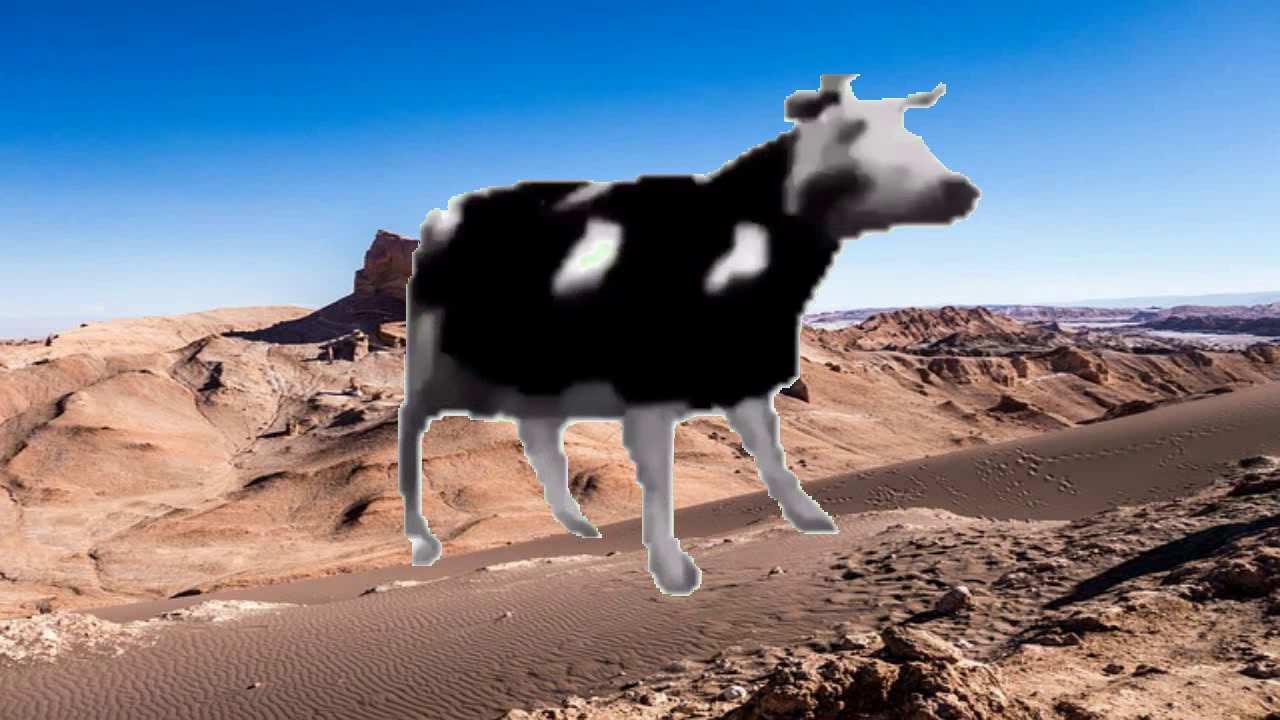
#> input picture frame 3 of algoritmo_11__cambio_fondo_video/new_video.mp4, 1280 x 720 px, given in place of video.mp4, which was not available
$ python 00_grabar_videos.py
#> lines starting #> are read from the running program, lines starting #| are printed output that depends on the picture; after the words box and inside, x2 and y2 are one past the last pixel; in counts of white or black regions, pixels touching at a corner belong together
import cv2
from time import sleep

# Abrir archivo de video
cap = cv2.VideoCapture('video.mp4')

# Ancho y alto del video
w = int(cap.get(cv2.CAP_PROP_FRAME_WIDTH))
h = int(cap.get(cv2.CAP_PROP_FRAME_HEIGHT))

# Code para archivo de video
fourcc = cv2.VideoWriter_fourcc(*'mp4v')

# Archivo de salida
# 30 --> fps
out = cv2.VideoWriter('out.mp4', fourcc, 30, (w,h))

# Mostrar todo el video
while cap.isOpened(): # revisar que el video esté abierto
    ret, im = cap.read()
#> im is the input picture: shape (720, 1280, 3); mean B, G, R 138.4, 123.3, 115.2
    # revisar que haya más frames
    if ret == False:
        break
    # Rectangulo --> variable, esq. superior, esq. inferior, color, ancho de linea
    cv2.rectangle(im, (200, 100), (600, 500), (0, 0, 255), 10)
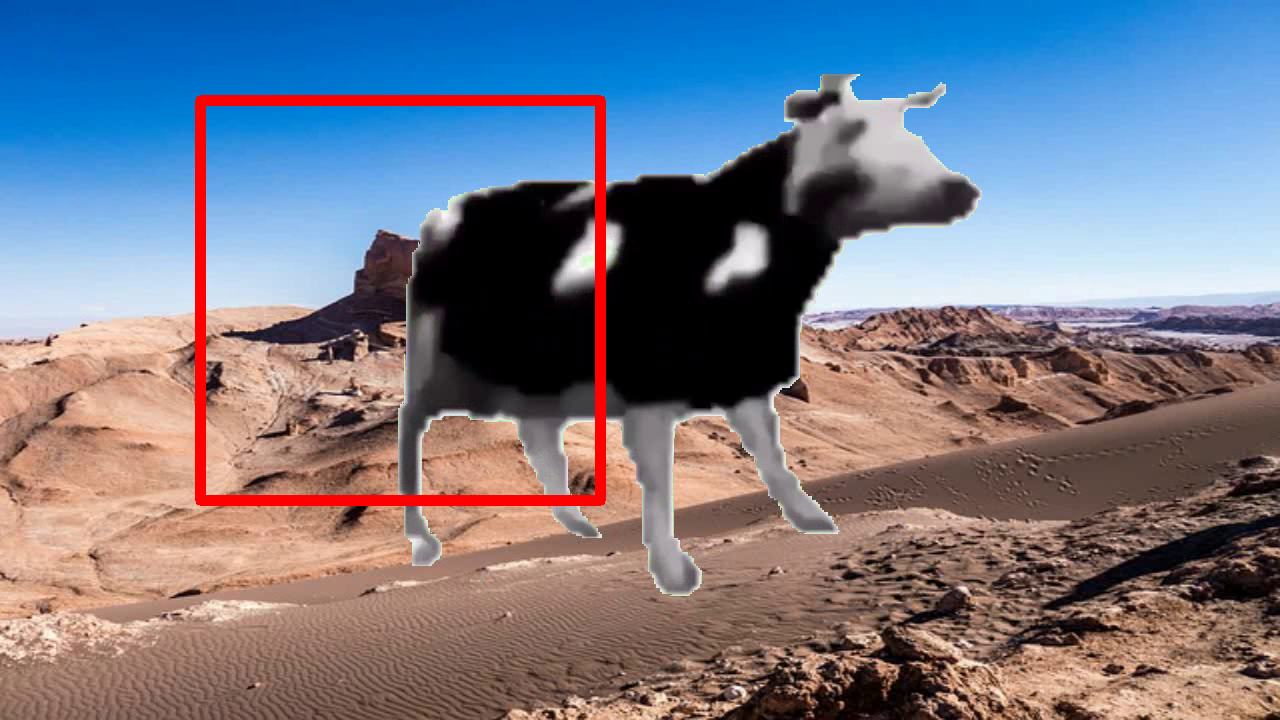
#> im: shape (720, 1280, 3); 1.91% of pixels changed, all inside (x1, y1, x2, y2) = (195, 95, 606, 506)
    cv2.imshow('imagen', im)
    # gravación del video
    out.write(im)
    sleep(1/30)
    # Salida con tecla ESC
    if cv2.waitKey(1) == 27:
#> (key Esc is pressed here)
        break

$ run again, starting later in the video
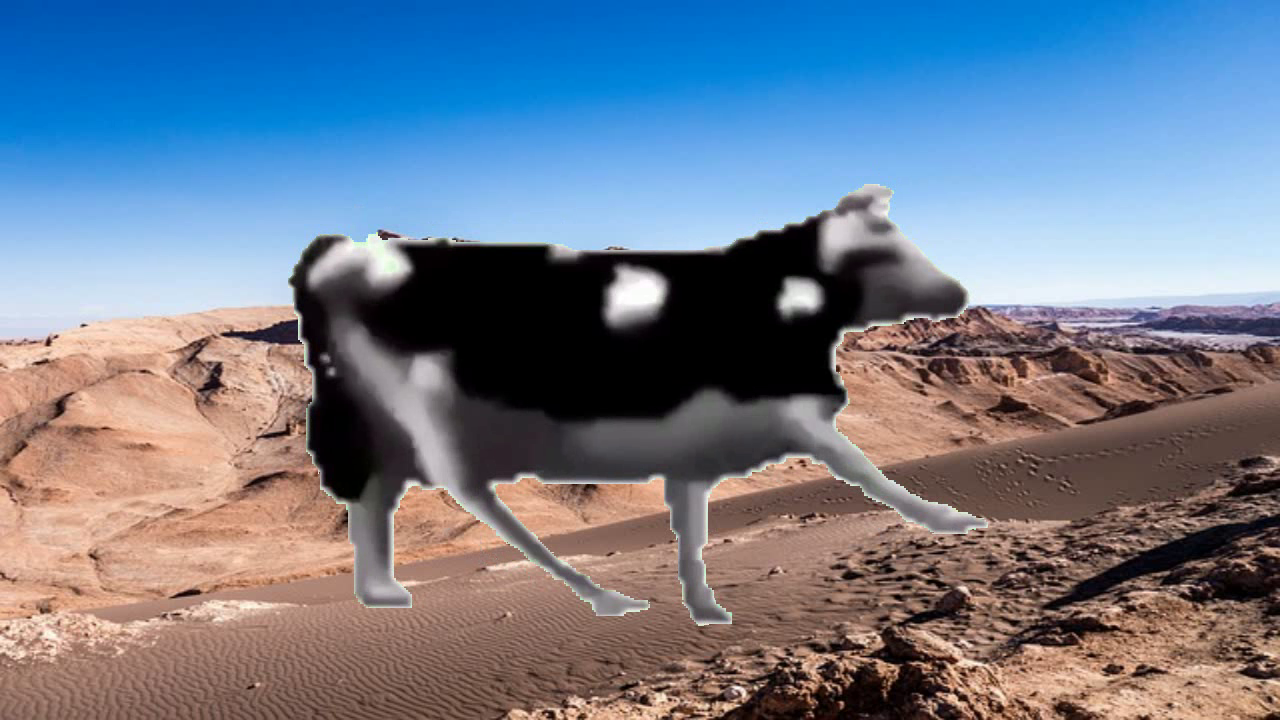
#> input picture frame 16 of algoritmo_11__cambio_fondo_video/new_video.mp4, 1280 x 720 px, given in place of video.mp4, which was not available
#> im is the input picture: shape (720, 1280, 3); mean B, G, R 142.2, 123.7, 111.5
#> `cv2.rectangle(im, (200, 100), (600, 500), (0, 0, 255), 10)`:
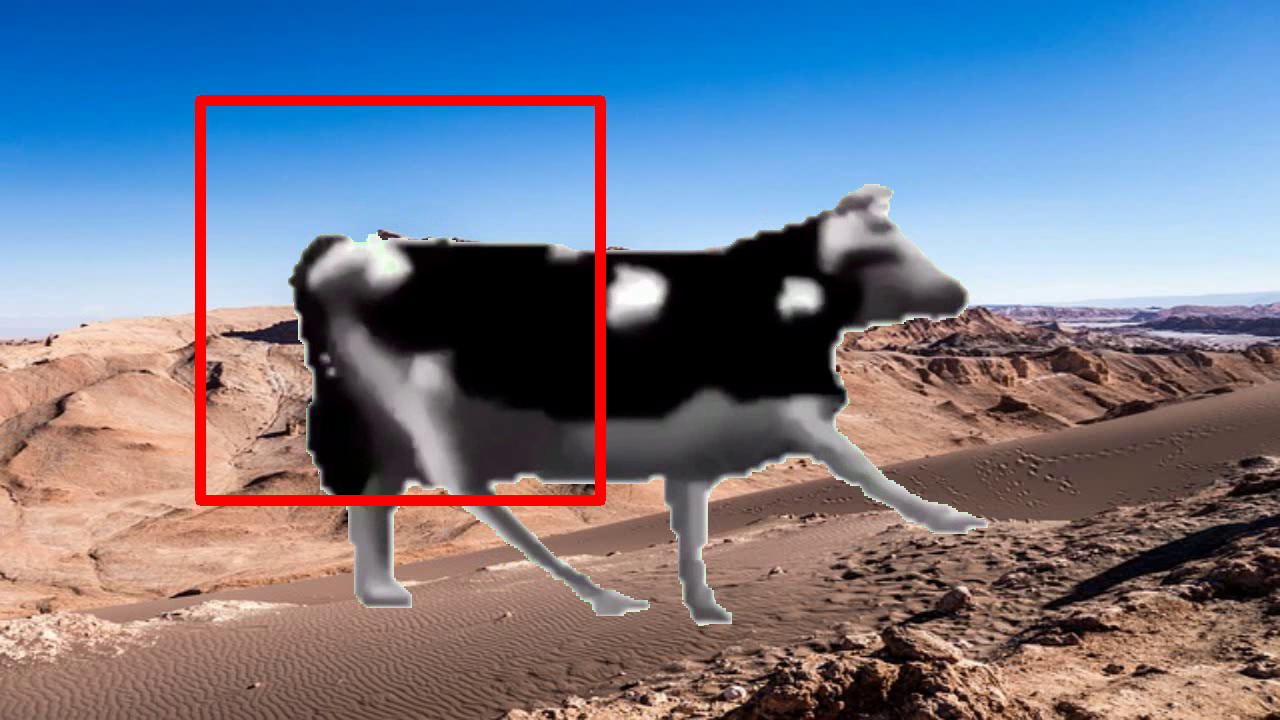
#> im: shape (720, 1280, 3); 1.91% of pixels changed, all inside (x1, y1, x2, y2) = (195, 95, 606, 506)

$ run again, starting later in the video
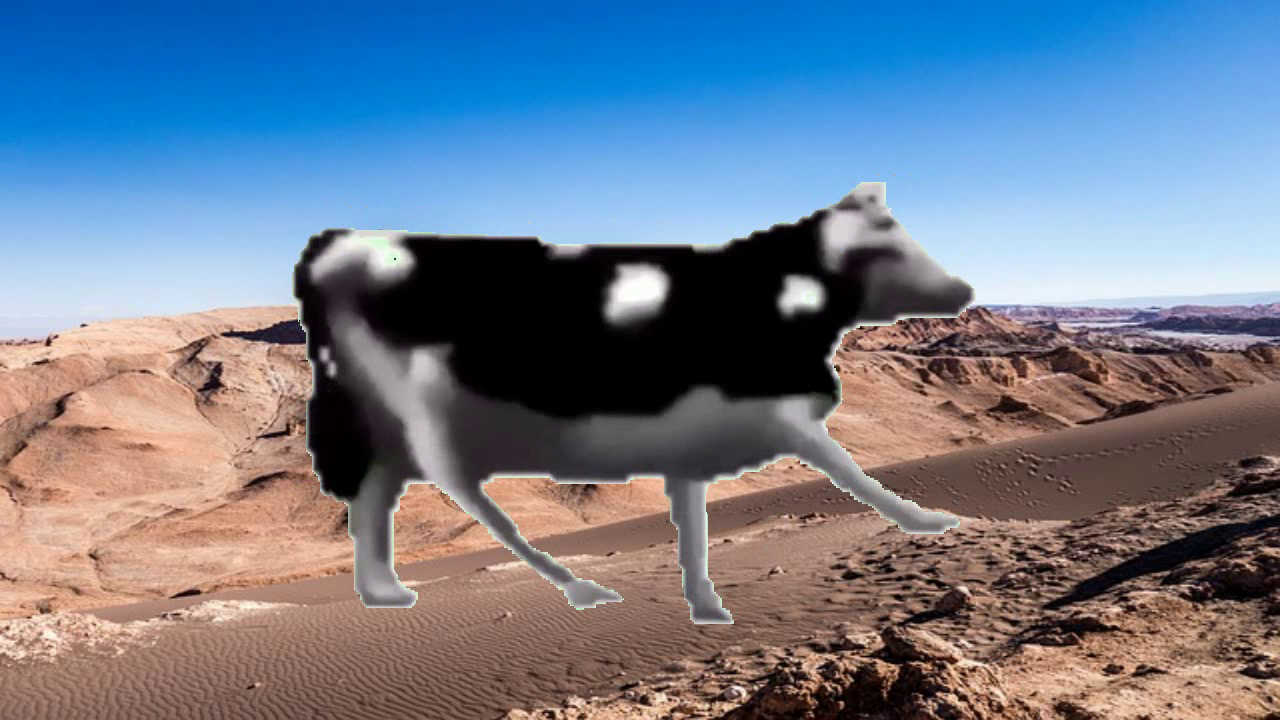
#> input picture frame 29 of algoritmo_11__cambio_fondo_video/new_video.mp4, 1280 x 720 px, given in place of video.mp4, which was not available
#> im is the input picture: shape (720, 1280, 3); mean B, G, R 141.7, 123.4, 111.3
#> `cv2.rectangle(im, (200, 100), (600, 500), (0, 0, 255), 10)`:
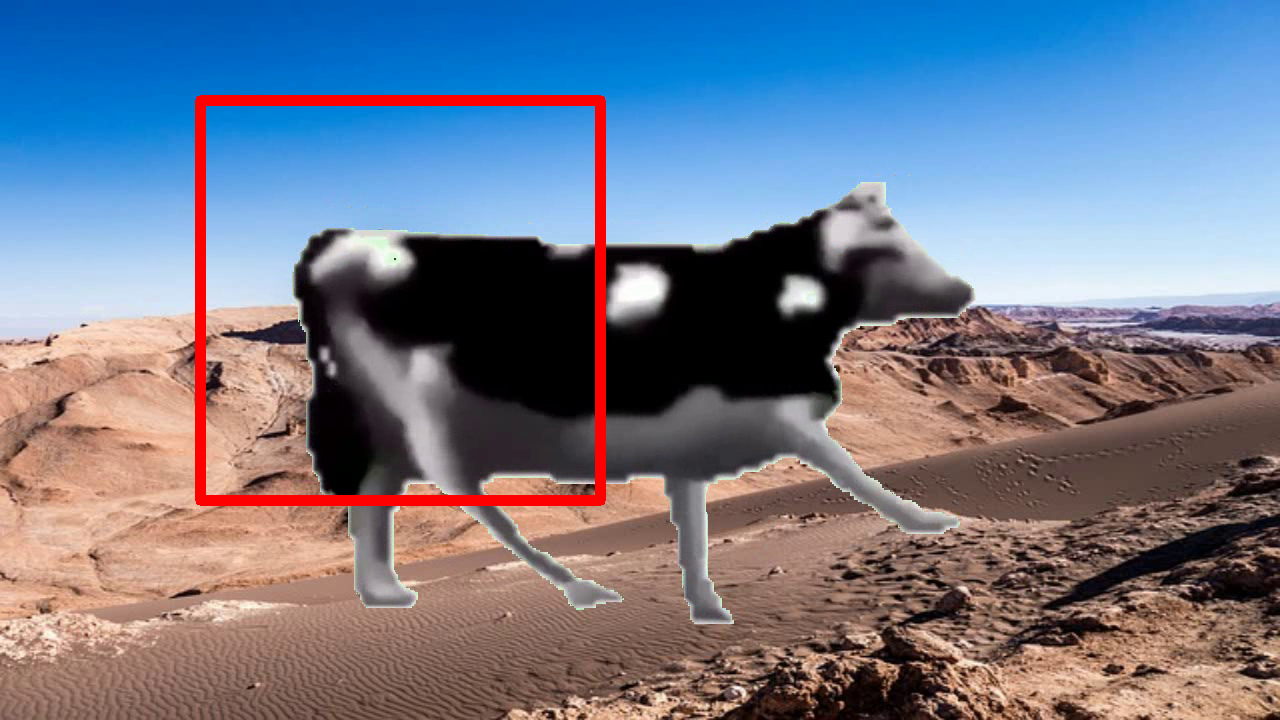
#> im: shape (720, 1280, 3); 1.91% of pixels changed, all inside (x1, y1, x2, y2) = (195, 95, 606, 506)
